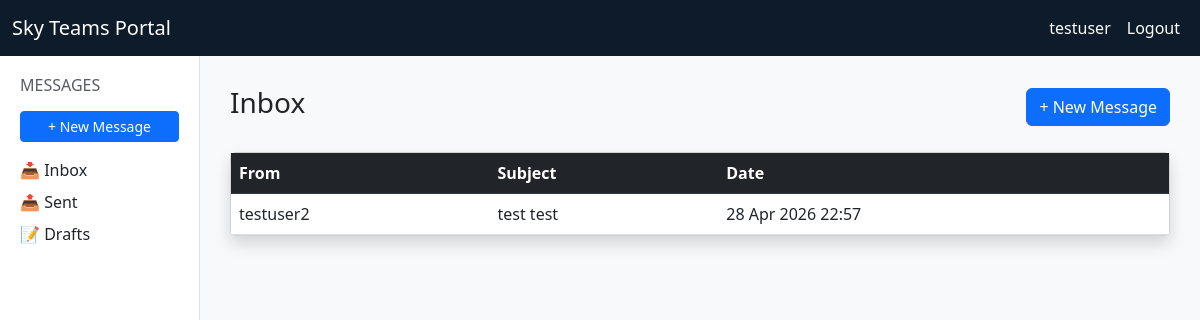
Page /messaging/ (signed in) on the committed database.
### accounts/models.py (models this page shows, shortened)
class CustomUser(AbstractUser):
    email = models.EmailField(unique=True)

### messaging/models.py (models this page shows, shortened)
class Message(models.Model):
    sender = models.ForeignKey(
        settings.AUTH_USER_MODEL,
        on_delete=models.CASCADE,
        related_name='sent_messages'
    )
    recipients = models.ManyToManyField(
        settings.AUTH_USER_MODEL,
        related_name='received_messages'
    )
    subject = models.CharField(max_length=255)
    body = models.TextField()
    created_at = models.DateTimeField(auto_now_add=True)
    is_draft = models.BooleanField(default=False)
    is_read = models.BooleanField(default=False)
    class Meta:
        ordering = ['-created_at']

### messaging/views.py (the view)
# urls.py: path('', views.inbox, name='inbox'),
@login_required
def inbox(request):
    received = Message.objects.filter(
        recipients=request.user,
        is_draft=False
    )
    return render(request, 'messaging/inbox.html', {'messages_list': received})

### templates/messaging/inbox.html
{% extends 'base.html' %}
{% block content %}
<div class="d-flex justify-content-between align-items-center mb-4">
    <h3>Inbox</h3>
    <a href="{% url 'compose' %}" class="btn btn-primary">+ New Message</a>
</div>
<div class="card shadow">
    <div class="card-body p-0">
        <table class="table table-hover mb-0">
            <thead class="table-dark">
                <tr>
                    <th>From</th>
                    <th>Subject</th>
                    <th>Date</th>
                </tr>
            </thead>
            <tbody>
                {% for msg in messages_list %}
                <tr class="message-row {% if not msg.is_read %}unread{% endif %}"
                    onclick="window.location='{% url 'view_message' msg.pk %}'">
                    <td>{{ msg.sender.username }}</td>
                    <td>{{ msg.subject }}</td>
                    <td>{{ msg.created_at|date:"d M Y H:i" }}</td>
                </tr>
                {% empty %}
                <tr>
                    <td colspan="3" class="text-center text-muted py-4">No messages in your inbox.</td>
                </tr>
                {% endfor %}
            </tbody>
        </table>
    </div>
</div>
{% endblock %}

### templates/base.html (shortened to what this page needs)
<!DOCTYPE html>
<html lang="en">
<head>
    <link href="https://cdn.jsdelivr.net/npm/bootstrap@5.3.0/dist/css/bootstrap.min.css" rel="stylesheet">
</head>
<body>
<nav class="navbar navbar-expand-lg">
    <div class="container-fluid">
        <a class="navbar-brand" href="/">Sky Teams Portal</a>
        <div class="collapse navbar-collapse">
            <ul class="navbar-nav ms-auto">
                {% if user.is_authenticated %}
                <li class="nav-item"><a class="nav-link" href="{% url 'profile' %}">{{ user.username }}</a></li>
                <li class="nav-item"><a class="nav-link" href="{% url 'logout' %}">Logout</a></li>
                {% else %}
                <li class="nav-item"><a class="nav-link" href="{% url 'login' %}">Login</a></li>
                <li class="nav-item"><a class="nav-link" href="{% url 'register' %}">Register</a></li>
                {% endif %}
            </ul>
        </div>
    </div>
</nav>
<div class="container-fluid">
    <div class="row">
        {% if user.is_authenticated %}
        <div class="col-md-2 sidebar">
            <h6 class="text-muted mb-3">MESSAGES</h6>
            <a href="{% url 'compose' %}" class="btn btn-primary btn-sm w-100 mb-3">+ New Message</a>
            <ul class="list-unstyled">
                <li><a href="{% url 'inbox' %}" class="text-decoration-none text-dark">📥 Inbox</a></li>
                <li class="mt-2"><a href="{% url 'sent' %}" class="text-decoration-none text-dark">📤 Sent</a></li>
                <li class="mt-2"><a href="{% url 'drafts' %}" class="text-decoration-none text-dark">📝 Drafts</a></li>
            </ul>
        </div>
        {% endif %}
        <div class="col-md-{% if user.is_authenticated %}10{% else %}12{% endif %} main-content">
            {% block content %}{% endblock %}
        </div>
    </div>
</div>
</body>
</html>

### templates/base.html (style rules this page uses)
body { background-color: #f8f9fa; }
.navbar { background-color: #0d1b2a; }
.navbar-brand, .nav-link { color: #ffffff !important; }
.sidebar { background-color: #ffffff; border-right: 1px solid #dee2e6; min-height: calc(100vh - 56px); padding: 20px; }
.main-content { padding: 30px; }

### rows in the picture
CustomUser: username "testuser"
Message: sender.username "testuser2", subject "test test", created_at "28 Apr 2026 22:57"
